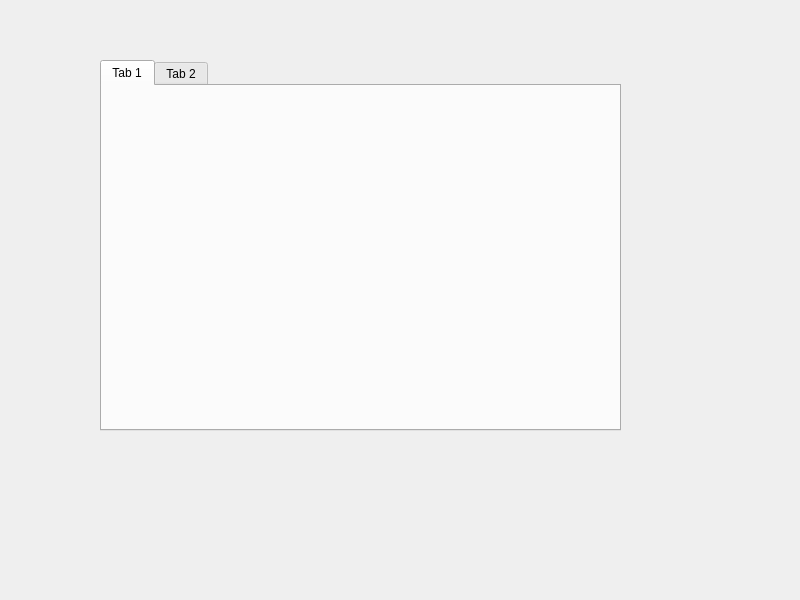
<?xml version="1.0" encoding="UTF-8"?>
<ui version="4.0">
 <class>Widget</class>
 <widget class="QWidget" name="Widget">
  <property name="geometry">
   <rect>
    <x>0</x>
    <y>0</y>
    <width>800</width>
    <height>600</height>
   </rect>
  </property>
  <property name="windowTitle">
   <string>Widget</string>
  </property>
  <widget class="QTabWidget" name="tabWidget">
   <property name="geometry">
    <rect>
     <x>100</x>
     <y>60</y>
     <width>521</width>
     <height>371</height>
    </rect>
   </property>
   <property name="currentIndex">
    <number>0</number>
   </property>
   <widget class="QWidget" name="tab">
    <attribute name="title">
     <string>Tab 1</string>
    </attribute>
   </widget>
   <widget class="QWidget" name="tab_2">
    <attribute name="title">
     <string>Tab 2</string>
    </attribute>
   </widget>
  </widget>
 </widget>
 <resources/>
 <connections/>
</ui>
